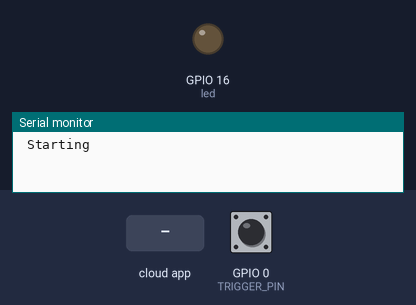
The sketch below on a simulated ESP8266 (NodeMCU). Shown: output pins drawn as LEDs (lit = HIGH), the last lines printed to the serial monitor. The inputs (shaded band) are chosen by the test bench; at power-on: GPIO 0 (TRIGGER_PIN) HIGH.

Above: at 1.2 s.
1.3 s: the phone or cloud app sets Test to 255
At 2.1 s:
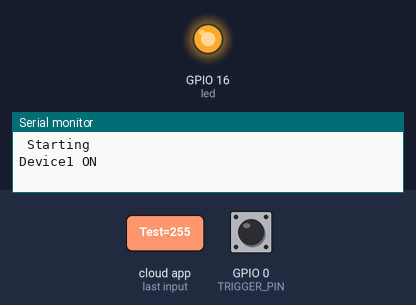
5.8 s: the phone or cloud app sets Test to 0
At 6.8 s:
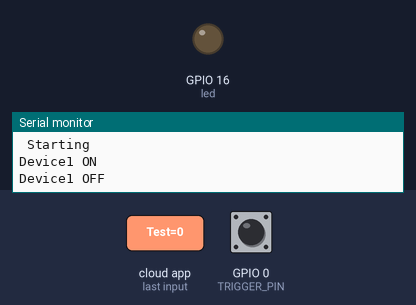
Timing chart, 0 to 8.8 s (numbered marks = the images above; inputs shaded):
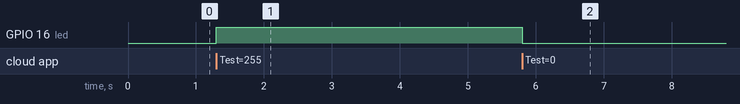

Measured:
- after the input at 1.3 s, GPIO 16 (led): LOW → HIGH at once
- after the input at 5.8 s, GPIO 16 (led): HIGH → LOW at once

The sketch:

main.ino
```cpp
#include <ESP8266WiFi.h>          //https://github.com/esp8266/Arduino

//needed for library
#include <ESP8266WebServer.h>
#include <DNSServer.h>
#include <WiFiManager.h>          //https://github.com/tzapu/WiFiManager


#define TRIGGER_PIN 0

#define led 16  //D1

      #include <Espalexa.h>
      void Test(uint8_t brightness);
      String Device_1_Name = "Test";
      Espalexa espalexa;

void setup() {
  // put your setup code here, to run once:
  Serial.begin(115200);
  Serial.println("\n Starting");

  pinMode(TRIGGER_PIN, INPUT);

        espalexa.addDevice(Device_1_Name, test);
        espalexa.begin();
}


void loop() {
              pinMode(led, OUTPUT);
  // is configuration portal requested?
  if ( digitalRead(TRIGGER_PIN) == LOW ) {
    WiFiManager wifiManager;


    //wifiManager.resetSettings();

    if (!wifiManager.startConfigPortal("TestWifi")) {
      Serial.println("failed to connect and hit timeout");
      delay(3000);
      //reset and try again, or maybe put it to deep sleep
      ESP.reset();
      delay(5000);
    }

    //if you get here you have connected to the WiFi
    Serial.println("connected...yeey :)");
  }

  espalexa.loop();
  // put your main code here, to run repeatedly:

}


//our callback functions
void test(uint8_t brightness)
{
  //Control the device
  if (brightness == 255)
    {
      digitalWrite(led, HIGH);
      Serial.println("Device1 ON");
    }
  else
  {
    digitalWrite(led, LOW);
    Serial.println("Device1 OFF");
  }
}
```
